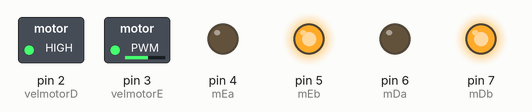
Bench run of a sketch on a simulated Arduino Uno, built with avr-gcc and run on an emulated ATmega328P. Shown: switched loads named in the sketch (green lamp = pin HIGH), output pins drawn as LEDs (lit = HIGH).

Above: at 0.1 s.
Timing chart, 0 to 1.6 s (numbered marks = the images above):
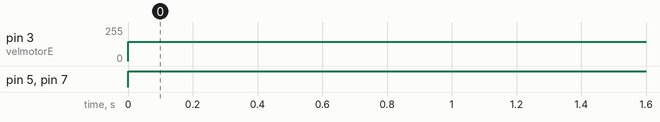

The sketch:

teste_motor_dc_com_ponte_H_L298N_mark03.ino
```cpp
#define velmotorD 2 // Motor direito
#define velmotorE 3 // Motor esquerdo
#define mEa 4 // Motor esquerdo
#define mEb 5 // Motor esquerdo
#define mDa 6 // Motor direito
#define mDb 7 // Motor direito

int velD = 130; //Motor Direito
//Motor D com problema em aceitar velocidades abaixo de 128
int velE = 145; //Motor Esquerdo

void setup() {
  pinMode(velmotorD, OUTPUT);
  pinMode(velmotorE, OUTPUT);
  pinMode(mEa, OUTPUT);
  pinMode(mEb, OUTPUT);
  digitalWrite(mEa, LOW);
  digitalWrite(mEb, LOW);
  pinMode(mDa, OUTPUT);
  pinMode(mDb, OUTPUT);
  digitalWrite(mDa, LOW);
  digitalWrite(mDb, LOW);

  digitalWrite(velmotorD, velD);
  digitalWrite(velmotorE, velE);
  Serial.begin(9600);
}

void loop() {
  andar(velD,velE,0,1,0,1); //Para frente
//  delay(2000);
//  andar(velD,velE,0,0,0,0); //Parada
//  delay(2000);
//  andar(velD,velE,1,0,0,0); //Roda o motor da Direita para tras
//  delay(2000);
//  andar(velD,velE,0,0,0,0); //Parada
//  delay(2000);
//  andar(velD,velE,0,0,1,0); //Roda o motor da Esquerda para tras
//  delay(2000);
//  andar(velD,velE,0,0,0,0); //Parada
//  delay(2000);
//  andar(velD,velE,1,0,1,0); //Para trás
//  delay(2000);
//  andar(velD,velE,0,0,0,0); //Parada
//  delay(2000);
}
void andar(int velocidadeD, int velocidadeE, int motorDa,int motorDb,int motorEa,int motorEb) {
  analogWrite(velmotorD, velocidadeD);
  analogWrite(velmotorE, velocidadeE);
  // muda o estado do Motor Direito
  digitalWrite(mDa, motorDa);
  digitalWrite(mDb, motorDb);
  // muda o estado do Motor Esquerdo
  digitalWrite(mEa, motorEa);
  digitalWrite(mEb, motorEb);
}
```

Measured:
- by itself, pin 3 (velmotorE): 0/255 → 145/255 at 0.00 s
- by itself, pin 5 (mEb), pin 7 (mDb): LOW → HIGH at 0.00 s
